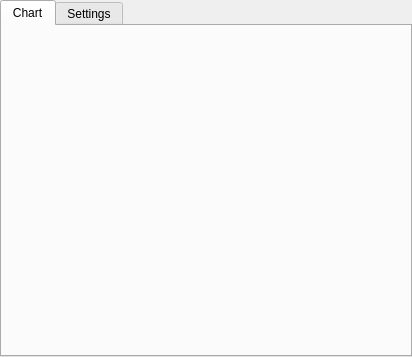
<?xml version="1.0" encoding="UTF-8"?>
<ui version="4.0">
 <class>BarGraph</class>
 <widget class="QWidget" name="BarGraph">
  <property name="geometry">
   <rect>
    <x>0</x>
    <y>0</y>
    <width>412</width>
    <height>357</height>
   </rect>
  </property>
  <property name="windowTitle">
   <string>Form</string>
  </property>
  <layout class="QVBoxLayout" name="verticalLayout">
   <property name="spacing">
    <number>0</number>
   </property>
   <property name="leftMargin">
    <number>0</number>
   </property>
   <property name="topMargin">
    <number>0</number>
   </property>
   <property name="rightMargin">
    <number>0</number>
   </property>
   <property name="bottomMargin">
    <number>0</number>
   </property>
   <item>
    <widget class="QTabWidget" name="tabWidget">
     <property name="currentIndex">
      <number>0</number>
     </property>
     <widget class="QWidget" name="tab">
      <attribute name="title">
       <string>Chart</string>
      </attribute>
      <layout class="QVBoxLayout" name="verticalLayout_2">
       <property name="spacing">
        <number>0</number>
       </property>
       <property name="leftMargin">
        <number>0</number>
       </property>
       <property name="topMargin">
        <number>0</number>
       </property>
       <property name="rightMargin">
        <number>0</number>
       </property>
       <property name="bottomMargin">
        <number>0</number>
       </property>
       <item>
        <widget class="QtCharts::QChartView" name="chartView" native="true"/>
       </item>
      </layout>
     </widget>
     <widget class="QWidget" name="tab_2">
      <attribute name="title">
       <string>Settings</string>
      </attribute>
     </widget>
    </widget>
   </item>
  </layout>
 </widget>
 <customwidgets>
  <customwidget>
   <class>QtCharts::QChartView</class>
   <extends>QWidget</extends>
   <header location="global">QtCharts/QChartView</header>
   <container>1</container>
  </customwidget>
 </customwidgets>
 <resources/>
 <connections/>
</ui>
